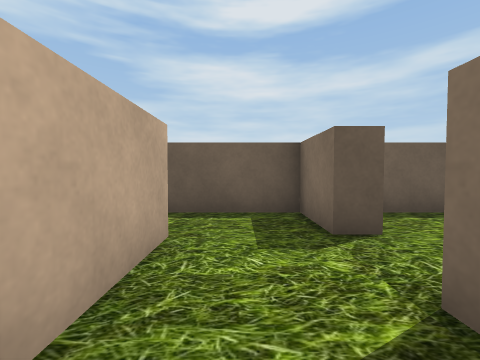
View 1 (above)

14 first-person views from a walk through a Unity game level. The camera is 0.38 m above the floor, tilts 2° down and sees 90° across. The floor is counted in squares, 0.5 m on a side. Each view is taken from the middle of a square. On the plan, view 1 faces up. The plan holds only what a view shows up to about 9 squares ahead; the rest is blank. The player is left out. Some surface patterns are stand-ins.

View 2
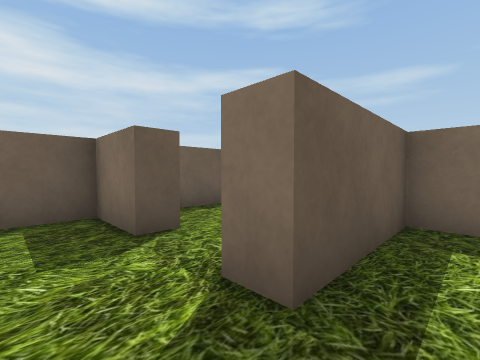

View 3
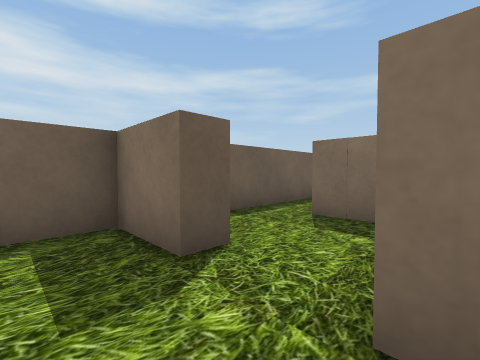

View 4
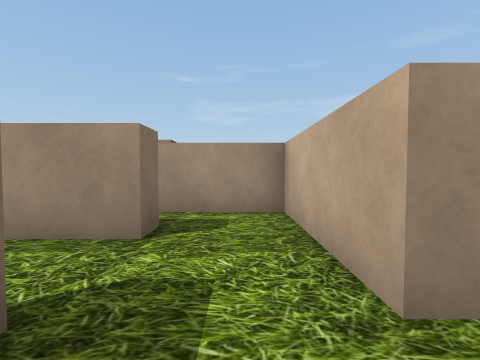

View 5
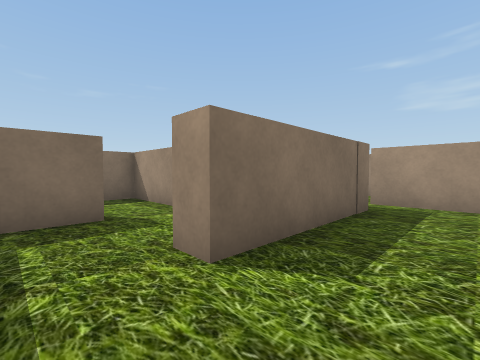

View 6
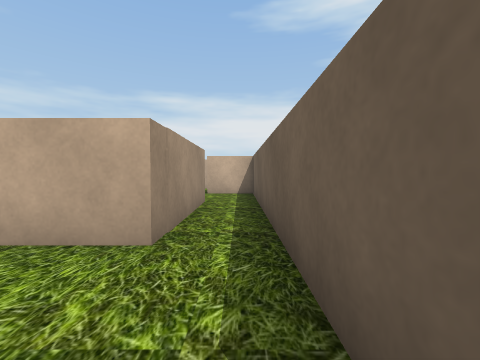

View 7
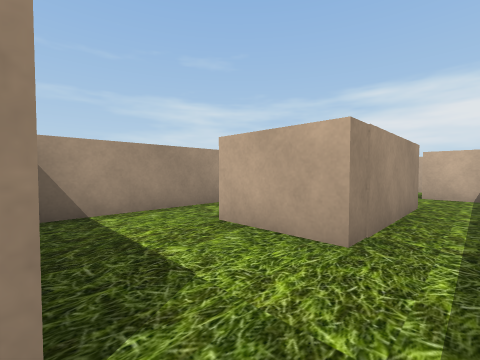

View 8
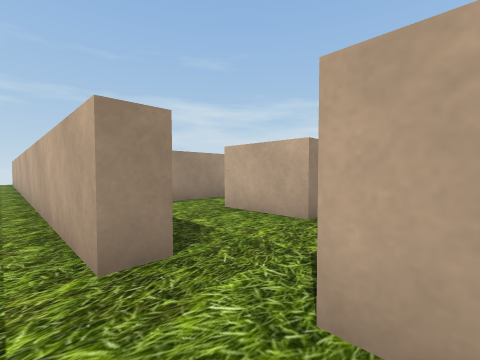

View 9
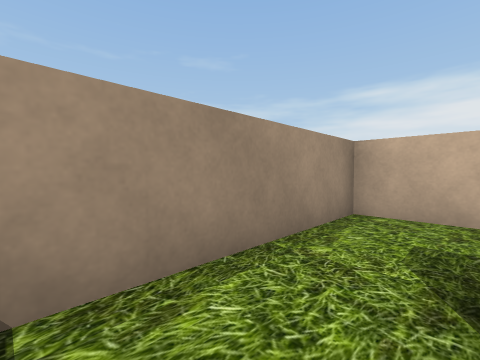

View 10
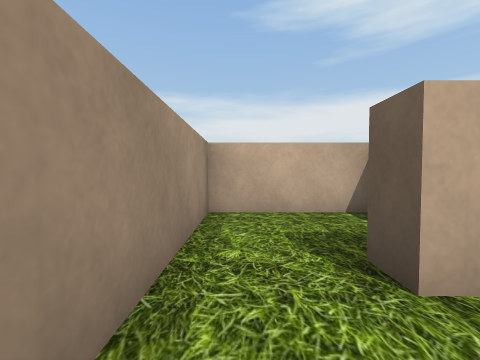

View 11
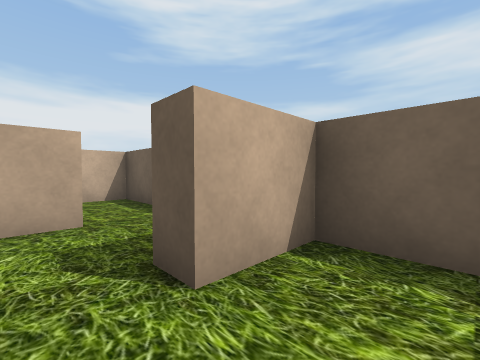

View 12
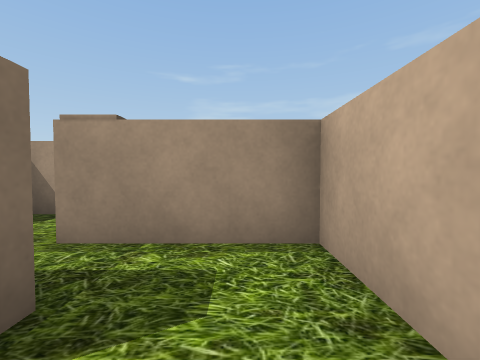

View 13
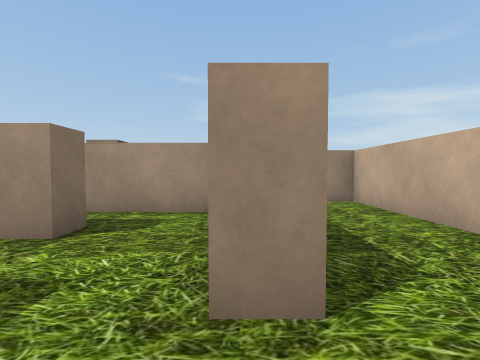

View 14
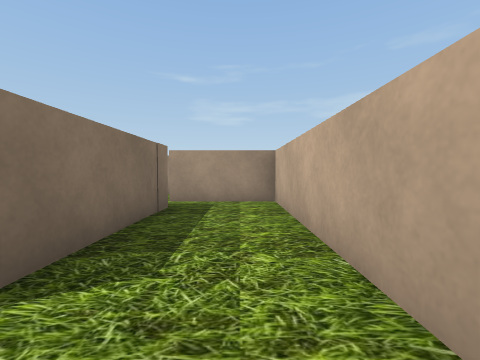

### Floor plan
Points are (right, up) in squares from view 1. A wall is a line through its corners. A room is listed if a view was taken in it or the views show most of it. See-through windows are left out.
Room 1 (views 1, 2)
walls: (3.9, -0.1) (3.9, 0.7) (1.1, 0.7); (3.2, -2.1) (3.8, -2.1); (-0.8, 0.6) (-0.8, -0.6) (2, -0.6)
ways out: opening at (0.5, 1) to room 2
Room 2 (views 3, 4, 12)
walls: (1.7, 2.9) (1.1, 2.9) (1.1, 4.5) (-0.4, 4.5); (1.1, 0.7) (1.1, 1.3) (2.5, 1.3); (-0.8, 2.8) (-0.8, 0.6)
ways out: opening at (0.5, 1) to room 1; opening at (-1, 3.5) to room 3; opening at (2, 2) to room 7
Room 3 (views 5, 13, 14)
walls: (-0.4, 4.5) (-3.9, 4.5) (-3.9, -2.1) (-1.1, -2.1); (-1.4, -1.1) (-1.4, 2.8) (-0.8, 2.8)
ways out: opening at (-1, 3.5) to room 2
Room 4 (views 6, 7)
walls: (9.6, 4.5) (1.7, 4.5) (1.7, 2.9); (9.9, 3.1) (10.5, 3.1); (3.9, 3.1) (7.6, 3.1) (7.6, 1.1)
ways out: opening at (10, 4) to room 5; opening at (8.5, 2.5) to room 6; opening at (3, 3) to room 7
Room 5 (view 8)
walls: (10.5, 3.1) (10.5, -7.2); (9.9, 5.1) (9.9, 4.4)
ways out: opening at (10, 4) to room 4
Room 6 (views 9, 10)
walls: (7.6, 1.1) (6.9, 1.1); (4.5, 2.5) (4.5, -0.6) (9.6, -0.6)
ways out: opening at (8.5, 2.5) to room 4
Room 7 (view 11)
walls: (2.5, 1.3) (3.9, 1.3) (3.9, 3.1)
ways out: opening at (2, 2) to room 2; opening at (3, 3) to room 4

Where each view was taken, in squares from view 1:
view 1: 0 up, 0 right, facing up
view 2: 0 up, 0 right, facing up-right
view 3: 1 up, 0 right, facing up-right
view 4: 4 up, 0 right, facing down
view 5: 4 up, 3 left, facing down-right
view 6: 4 up, 10 right, facing left
view 7: 4 up, 10 right, facing down-left
view 8: 5 up, 11 right, facing down-left
view 9: 1 up, 9 right, facing down-left
view 10: 0 up, 9 right, facing left
view 11: 2 up, 3 right, facing up-left
view 12: 2 up, 0 right, facing down
view 13: 4 up, 1 left, facing down
view 14: 4 up, 3 left, facing down
